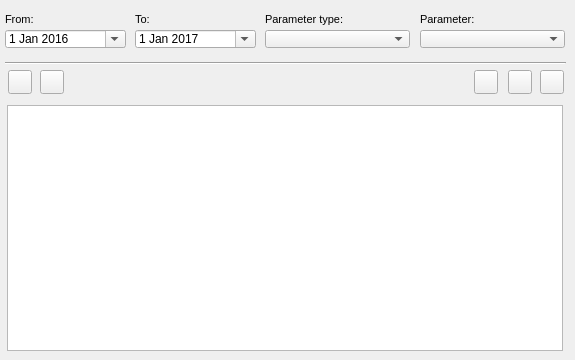
    <widget class="QWidget" name="event">
     <attribute name="title">
      <string>O&amp;&amp;M</string>
     </attribute>
     <widget class="QDateEdit" name="date_event_to">
      <property name="geometry">
       <rect>
        <x>135</x>
        <y>30</y>
        <width>121</width>
        <height>18</height>
       </rect>
      </property>
      <property name="date">
       <date>
        <year>2017</year>
        <month>1</month>
        <day>1</day>
       </date>
      </property>
      <property name="calendarPopup">
       <bool>true</bool>
      </property>
     </widget>
     <widget class="QLabel" name="label_event_parameter">
      <property name="geometry">
       <rect>
        <x>420</x>
        <y>8</y>
        <width>91</width>
        <height>22</height>
       </rect>
      </property>
      <property name="font">
       <font>
        <pointsize>8</pointsize>
       </font>
      </property>
      <property name="frameShape">
       <enum>QFrame::NoFrame</enum>
      </property>
      <property name="frameShadow">
       <enum>QFrame::Raised</enum>
      </property>
      <property name="text">
       <string>Parameter:</string>
      </property>
      <property name="textFormat">
       <enum>Qt::AutoText</enum>
      </property>
      <property name="scaledContents">
       <bool>false</bool>
      </property>
      <property name="margin">
       <number>3</number>
      </property>
     </widget>
     <widget class="QDateEdit" name="date_event_from">
      <property name="geometry">
       <rect>
        <x>5</x>
        <y>30</y>
        <width>121</width>
        <height>18</height>
       </rect>
      </property>
      <property name="date">
       <date>
        <year>2016</year>
        <month>1</month>
        <day>1</day>
       </date>
      </property>
      <property name="calendarPopup">
       <bool>true</bool>
      </property>
     </widget>
     <widget class="Line" name="line_9">
      <property name="geometry">
       <rect>
        <x>5</x>
        <y>55</y>
        <width>561</width>
        <height>16</height>
       </rect>
      </property>
      <property name="orientation">
       <enum>Qt::Horizontal</enum>
      </property>
     </widget>
     <widget class="QLabel" name="label_data_event_from">
      <property name="geometry">
       <rect>
        <x>5</x>
        <y>8</y>
        <width>90</width>
        <height>22</height>
       </rect>
      </property>
      <property name="font">
       <font>
        <pointsize>8</pointsize>
       </font>
      </property>
      <property name="frameShape">
       <enum>QFrame::NoFrame</enum>
      </property>
      <property name="frameShadow">
       <enum>QFrame::Plain</enum>
      </property>
      <property name="text">
       <string>From:</string>
      </property>
      <property name="textFormat">
       <enum>Qt::AutoText</enum>
      </property>
      <property name="scaledContents">
       <bool>false</bool>
      </property>
      <property name="alignment">
       <set>Qt::AlignLeading|Qt::AlignLeft|Qt::AlignVCenter</set>
      </property>
      <property name="margin">
       <number>3</number>
      </property>
     </widget>
     <widget class="QTableView" name="tbl_event_arc">
      <property name="geometry">
       <rect>
        <x>7</x>
        <y>105</y>
        <width>556</width>
        <height>246</height>
       </rect>
      </property>
      <property name="sortingEnabled">
       <bool>true</bool>
      </property>
     </widget>
     <widget class="QLabel" name="label_event_parameter_type">
      <property name="geometry">
       <rect>
        <x>265</x>
        <y>8</y>
        <width>93</width>
        <height>22</height>
       </rect>
      </property>
      <property name="font">
       <font>
        <pointsize>8</pointsize>
       </font>
      </property>
      <property name="layoutDirection">
       <enum>Qt::LeftToRight</enum>
      </property>
      <property name="frameShape">
       <enum>QFrame::NoFrame</enum>
      </property>
      <property name="frameShadow">
       <enum>QFrame::Raised</enum>
      </property>
      <property name="text">
       <string>Parameter type:</string>
      </property>
      <property name="textFormat">
       <enum>Qt::AutoText</enum>
      </property>
      <property name="scaledContents">
       <bool>false</bool>
      </property>
      <property name="margin">
       <number>3</number>
      </property>
     </widget>
     <widget class="QLabel" name="label_data_event_to">
      <property name="geometry">
       <rect>
        <x>135</x>
        <y>8</y>
        <width>31</width>
        <height>22</height>
       </rect>
      </property>
      <property name="font">
       <font>
        <pointsize>8</pointsize>
       </font>
      </property>
      <property name="frameShape">
       <enum>QFrame::NoFrame</enum>
      </property>
      <property name="frameShadow">
       <enum>QFrame::Raised</enum>
      </property>
      <property name="text">
       <string>To:</string>
      </property>
      <property name="textFormat">
       <enum>Qt::AutoText</enum>
      </property>
      <property name="scaledContents">
       <bool>false</bool>
      </property>
      <property name="margin">
       <number>3</number>
      </property>
     </widget>
     <widget class="QComboBox" name="event_type">
      <property name="geometry">
       <rect>
        <x>265</x>
        <y>30</y>
        <width>145</width>
        <height>18</height>
       </rect>
      </property>
     </widget>
     <widget class="QComboBox" name="event_id">
      <property name="geometry">
       <rect>
        <x>420</x>
        <y>30</y>
        <width>145</width>
        <height>18</height>
       </rect>
      </property>
     </widget>
     <widget class="QPushButton" name="btn_open_visit_doc">
      <property name="geometry">
       <rect>
        <x>508</x>
        <y>70</y>
        <width>24</width>
        <height>24</height>
       </rect>
      </property>
      <property name="text">
       <string/>
      </property>
      <property name="icon">
       <iconset>
        <normaloff>../icons/170b.png</normaloff>../icons/170b.png</iconset>
      </property>
      <property name="iconSize">
       <size>
        <width>22</width>
        <height>22</height>
       </size>
      </property>
     </widget>
     <widget class="QPushButton" name="btn_new_visit">
      <property name="geometry">
       <rect>
        <x>40</x>
        <y>70</y>
        <width>24</width>
        <height>24</height>
       </rect>
      </property>
      <property name="text">
       <string/>
      </property>
      <property name="icon">
       <iconset>
        <normaloff>../icons/64b.png</normaloff>../icons/64b.png</iconset>
      </property>
      <property name="iconSize">
       <size>
        <width>22</width>
        <height>22</height>
       </size>
      </property>
     </widget>
     <widget class="QPushButton" name="btn_open_visit">
      <property name="geometry">
       <rect>
        <x>8</x>
        <y>70</y>
        <width>24</width>
        <height>24</height>
       </rect>
      </property>
      <property name="text">
       <string/>
      </property>
      <property name="icon">
       <iconset>
        <normaloff>../icons/65b.png</normaloff>../icons/65b.png</iconset>
      </property>
      <property name="iconSize">
       <size>
        <width>22</width>
        <height>22</height>
       </size>
      </property>
     </widget>
     <widget class="QPushButton" name="btn_open_visit_event">
      <property name="geometry">
       <rect>
        <x>540</x>
        <y>70</y>
        <width>24</width>
        <height>24</height>
       </rect>
      </property>
      <property name="text">
       <string/>
      </property>
      <property name="icon">
       <iconset>
        <normaloff>../icons/134b.png</normaloff>../icons/134b.png</iconset>
      </property>
      <property name="iconSize">
       <size>
        <width>22</width>
        <height>22</height>
       </size>
      </property>
     </widget>
     <widget class="QPushButton" name="btn_open_gallery">
      <property name="geometry">
       <rect>
        <x>474</x>
        <y>70</y>
        <width>24</width>
        <height>24</height>
       </rect>
      </property>
      <property name="text">
       <string/>
      </property>
      <property name="icon">
       <iconset>
        <normaloff>../icons/136b.png</normaloff>../icons/136b.png</iconset>
      </property>
      <property name="iconSize">
       <size>
        <width>22</width>
        <height>22</height>
       </size>
      </property>
     </widget>
    </widget>
